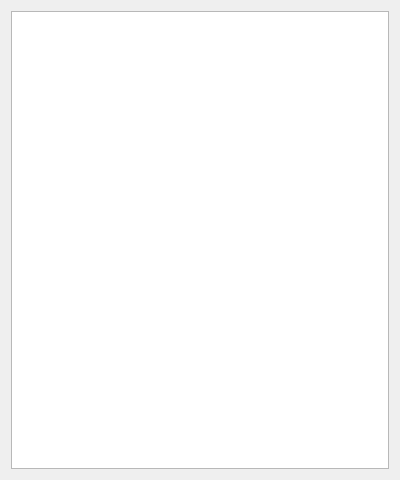
<?xml version="1.0" encoding="UTF-8"?>
<ui version="4.0">
 <class>DlgSelectFiscalMachin</class>
 <widget class="QDialog" name="DlgSelectFiscalMachin">
  <property name="geometry">
   <rect>
    <x>0</x>
    <y>0</y>
    <width>400</width>
    <height>480</height>
   </rect>
  </property>
  <property name="windowTitle">
   <string>Fiscal machine</string>
  </property>
  <layout class="QVBoxLayout" name="verticalLayout">
   <item>
    <widget class="QListWidget" name="lst">
     <property name="editTriggers">
      <set>QAbstractItemView::NoEditTriggers</set>
     </property>
    </widget>
   </item>
  </layout>
 </widget>
 <resources/>
 <connections/>
</ui>
